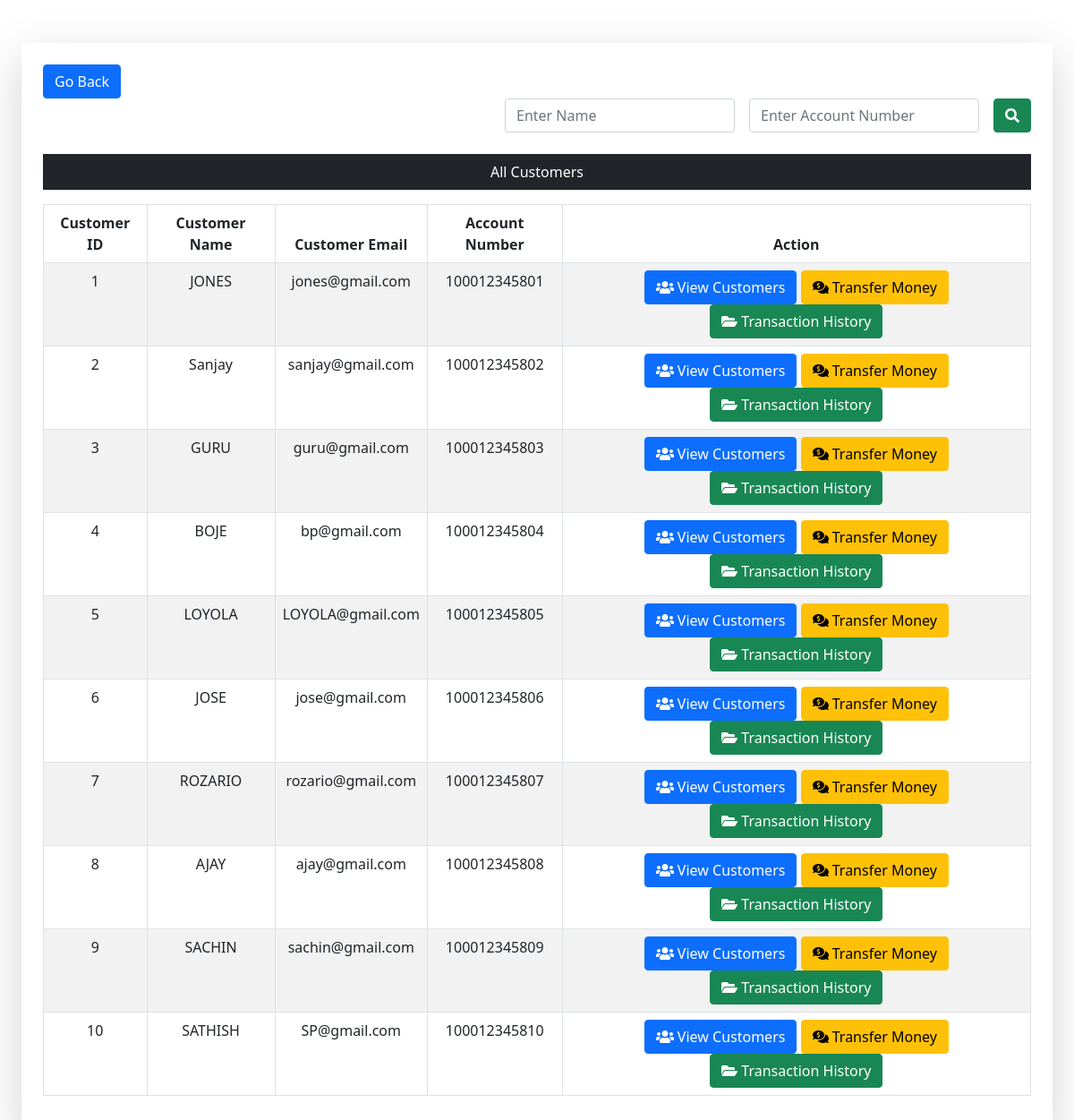
/customer.php, run on the app's committed database.
### tables this page shows
CREATE TABLE `customers_tb` (
  `customers_id` int(11) NOT NULL,
  `customers_name` varchar(60) NOT NULL,
  `customers_email` varchar(100) NOT NULL,
  `customers_current_balance` bigint(60) NOT NULL,
  `customers_account_no` bigint(12) NOT NULL
);

### customer.php (the view, shortened to what this page needs)
<?php
include('dbConnection.php');
?>
<!DOCTYPE html>
<html lang="en">
<head>
    <link rel="stylesheet" href="css/bootstrap.min.css">
    <link rel="stylesheet" href="css/all.min.css">
</head>
<body>
<div class="mx-4 shadow-lg p-4 mt-5 mb-5">
  <?php
   if(isset($_REQUEST['usersearch'])) {
    $name = $_REQUEST['name'];
    $number = $_REQUEST['number'];
    $query = "SELECT * FROM customers_tb WHERE customers_name LIKE '%$name%' AND customers_account_no LIKE '%$number%' ";
   } else {
    $query = "SELECT * FROM customers_tb";
    $name = "";
    $number = "";
    }
  $result = mysqli_query($conn, $query);
  ?>
  <div class="form-group">
    <a class="btn btn-primary" href="index.php">Go Back</a>
  </div>
  <form action="" class="row g-3 justify-content-end" method="POST">
    <div class="form-group col-auto">
      <input type="text" class="form-control" name="name" value = "<?php echo $name ?>" placeholder="Enter Name">
    </div>
    <div class="form-group col-auto">
      <input type="text" class="form-control" name="number" value = "<?php echo $number ?>" placeholder="Enter Account Number">
    </div>
    <div class="form-group col-auto">
      <button type="submit" class="btn btn-success" name="usersearch"><i class="fas fa-search"></i></button>
    </div>
  </form><br>
      <div class="table-responsive">
        <p class="bg-dark text-white text-center p-2">All Customers</p>
          <table class="col-md-12 table table-striped table-bordered table-fixed">
            <thead>
              <tr>
                <th scope="col">Customer ID</th>
                <th scope="col">Customer Name</th>
                <th scope="col">Customer Email</th>
                <th scope="col">Account Number</th>
                <th scope="col">Action</th>
              </tr>
            </thead>
            <tbody>
              <tr>
              <?php while ($row = mysqli_fetch_object($result)) { ?>
                  <td><?php echo $row->customers_id ?></td>
                  <td><?php echo $row->customers_name ?></td>
                  <td><?php echo $row->customers_email ?></td>
                  <td><?php echo $row->customers_account_no ?></td>
                  <td>
                    <form action="view_customer.php?cid=<?php echo htmlentities($row->customers_id); ?>" method="POST" class="d-inline">
                      <button class="btn btn-primary" name="view" value="View" type="submit"><i class="fas fa-users"></i> View Customers</button>
                    </form>
                    <form action="transfer_money.php?cid=<?php echo htmlentities($row->customers_id); ?>" method="POST" class="d-inline">
                      <button class="btn btn-warning" name="edit" value="edit" type="submit"><i class="fas fa-comments-dollar"></i> Transfer Money</button>
                    </form>
                    <form action="transaction_history.php?cid=<?php echo htmlentities($row->customers_name); ?>" method="POST" class="d-inline">
                      <button class="btn btn-success" name="history" value="history" type="submit"><i class="fas fa-folder-open"></i> Transaction History</button>
                    </form>
                  </td>
              </tr>
            <?php } ?>
          </tbody>
        </table>
      </div>
</div>
</body>
</html>

### customer.php (style rules this page uses)
th, td { text-align: center; }

### data on the page
customers_tb: customers_id "1", customers_name "JONES", customers_email "jones@gmail.com", customers_account_no "100012345801"
customers_tb: customers_id "2", customers_name "Sanjay", customers_email "sanjay@gmail.com", customers_account_no "100012345802"
customers_tb: customers_id "3", customers_name "GURU", customers_email "guru@gmail.com", customers_account_no "100012345803"
customers_tb: customers_id "4", customers_name "BOJE", customers_email "bp@gmail.com", customers_account_no "100012345804"
customers_tb: customers_id "5", customers_name "LOYOLA", customers_email "LOYOLA@gmail.com", customers_account_no "100012345805"
customers_tb: customers_id "6", customers_name "JOSE", customers_email "jose@gmail.com", customers_account_no "100012345806"
customers_tb: customers_id "7", customers_name "ROZARIO", customers_email "rozario@gmail.com", customers_account_no "100012345807"
customers_tb: customers_id "8", customers_name "AJAY", customers_email "ajay@gmail.com", customers_account_no "100012345808"
customers_tb: customers_id "9", customers_name "SACHIN", customers_email "sachin@gmail.com", customers_account_no "100012345809"
customers_tb: customers_id "10", customers_name "SATHISH", customers_email "SP@gmail.com", customers_account_no "100012345810"
